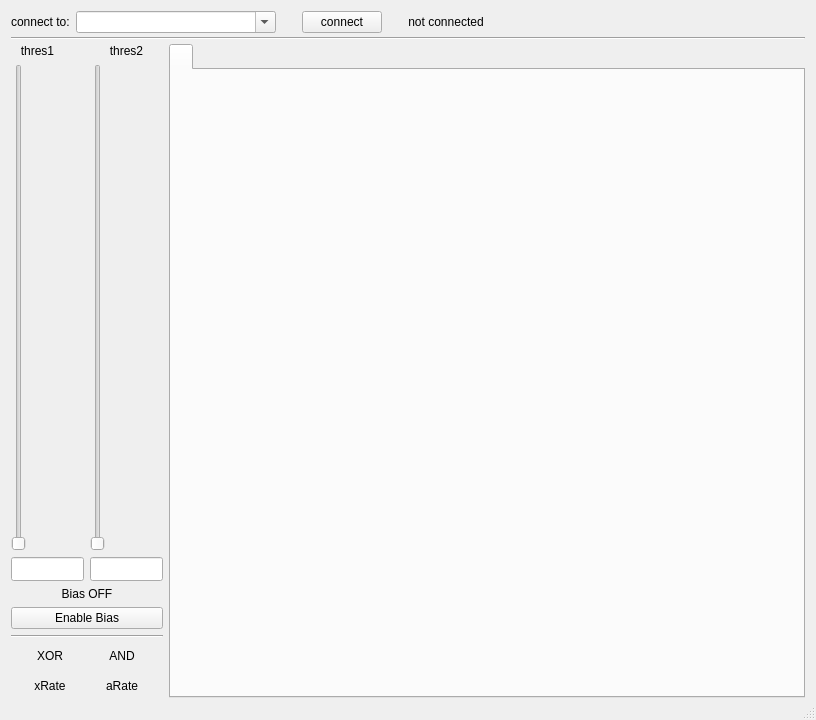
<?xml version="1.0" encoding="UTF-8"?>
<ui version="4.0">
 <class>MainWindow</class>
 <widget class="QMainWindow" name="MainWindow">
  <property name="enabled">
   <bool>true</bool>
  </property>
  <property name="geometry">
   <rect>
    <x>0</x>
    <y>0</y>
    <width>816</width>
    <height>720</height>
   </rect>
  </property>
  <property name="windowTitle">
   <string>muondetector-gui</string>
  </property>
  <property name="locale">
   <locale language="English" country="Germany"/>
  </property>
  <widget class="QWidget" name="centralWidget">
   <property name="sizePolicy">
    <sizepolicy hsizetype="Preferred" vsizetype="MinimumExpanding">
     <horstretch>0</horstretch>
     <verstretch>0</verstretch>
    </sizepolicy>
   </property>
   <layout class="QVBoxLayout" name="verticalLayout_2">
    <property name="spacing">
     <number>4</number>
    </property>
    <property name="bottomMargin">
     <number>0</number>
    </property>
    <item>
     <layout class="QHBoxLayout" name="horizontalLayout">
      <item>
       <widget class="QLabel" name="ipLabel">
        <property name="text">
         <string>connect to:</string>
        </property>
       </widget>
      </item>
      <item>
       <widget class="QComboBox" name="ipBox">
        <property name="minimumSize">
         <size>
          <width>200</width>
          <height>22</height>
         </size>
        </property>
        <property name="focusPolicy">
         <enum>Qt::WheelFocus</enum>
        </property>
        <property name="locale">
         <locale language="English" country="Germany"/>
        </property>
        <property name="editable">
         <bool>true</bool>
        </property>
        <property name="currentText">
         <string notr="true"/>
        </property>
        <property name="insertPolicy">
         <enum>QComboBox::InsertAlphabetically</enum>
        </property>
        <property name="minimumContentsLength">
         <number>1</number>
        </property>
       </widget>
      </item>
      <item>
       <spacer name="horizontalSpacer_2">
        <property name="orientation">
         <enum>Qt::Horizontal</enum>
        </property>
        <property name="sizeType">
         <enum>QSizePolicy::Fixed</enum>
        </property>
        <property name="sizeHint" stdset="0">
         <size>
          <width>20</width>
          <height>20</height>
         </size>
        </property>
       </spacer>
      </item>
      <item>
       <widget class="QPushButton" name="ipButton">
        <property name="text">
         <string>connect</string>
        </property>
       </widget>
      </item>
      <item>
       <spacer name="horizontalSpacer_4">
        <property name="orientation">
         <enum>Qt::Horizontal</enum>
        </property>
        <property name="sizeType">
         <enum>QSizePolicy::Fixed</enum>
        </property>
        <property name="sizeHint" stdset="0">
         <size>
          <width>20</width>
          <height>20</height>
         </size>
        </property>
       </spacer>
      </item>
      <item>
       <widget class="QLabel" name="ipStatusLabel">
        <property name="text">
         <string>not connected</string>
        </property>
        <property name="alignment">
         <set>Qt::AlignCenter</set>
        </property>
       </widget>
      </item>
      <item>
       <spacer name="horizontalSpacer_3">
        <property name="orientation">
         <enum>Qt::Horizontal</enum>
        </property>
        <property name="sizeHint" stdset="0">
         <size>
          <width>40</width>
          <height>20</height>
         </size>
        </property>
       </spacer>
      </item>
     </layout>
    </item>
    <item>
     <widget class="Line" name="line_4">
      <property name="orientation">
       <enum>Qt::Horizontal</enum>
      </property>
     </widget>
    </item>
    <item>
     <layout class="QHBoxLayout" name="horizontalLayout_4">
      <item>
       <layout class="QVBoxLayout" name="verticalLayout">
        <item>
         <layout class="QHBoxLayout" name="horizontalLayout_2">
          <item>
           <layout class="QVBoxLayout" name="discr1Layout">
            <item>
             <widget class="QLabel" name="discr1Label">
              <property name="sizePolicy">
               <sizepolicy hsizetype="Fixed" vsizetype="Preferred">
                <horstretch>0</horstretch>
                <verstretch>0</verstretch>
               </sizepolicy>
              </property>
              <property name="minimumSize">
               <size>
                <width>53</width>
                <height>0</height>
               </size>
              </property>
              <property name="text">
               <string>thres1</string>
              </property>
              <property name="alignment">
               <set>Qt::AlignCenter</set>
              </property>
             </widget>
            </item>
            <item>
             <widget class="QSlider" name="discr1Slider">
              <property name="accessibleName">
               <string/>
              </property>
              <property name="maximum">
               <number>8191</number>
              </property>
              <property name="orientation">
               <enum>Qt::Vertical</enum>
              </property>
             </widget>
            </item>
            <item>
             <widget class="QLineEdit" name="discr1Edit">
              <property name="sizePolicy">
               <sizepolicy hsizetype="Ignored" vsizetype="Fixed">
                <horstretch>0</horstretch>
                <verstretch>0</verstretch>
               </sizepolicy>
              </property>
              <property name="minimumSize">
               <size>
                <width>73</width>
                <height>24</height>
               </size>
              </property>
              <property name="baseSize">
               <size>
                <width>51</width>
                <height>0</height>
               </size>
              </property>
             </widget>
            </item>
           </layout>
          </item>
          <item>
           <layout class="QVBoxLayout" name="discr2Layout">
            <item>
             <widget class="QLabel" name="discr2Label">
              <property name="sizePolicy">
               <sizepolicy hsizetype="Preferred" vsizetype="Preferred">
                <horstretch>0</horstretch>
                <verstretch>0</verstretch>
               </sizepolicy>
              </property>
              <property name="minimumSize">
               <size>
                <width>53</width>
                <height>0</height>
               </size>
              </property>
              <property name="text">
               <string>thres2</string>
              </property>
              <property name="alignment">
               <set>Qt::AlignCenter</set>
              </property>
             </widget>
            </item>
            <item>
             <widget class="QSlider" name="discr2Slider">
              <property name="maximum">
               <number>8191</number>
              </property>
              <property name="orientation">
               <enum>Qt::Vertical</enum>
              </property>
             </widget>
            </item>
            <item>
             <widget class="QLineEdit" name="discr2Edit">
              <property name="enabled">
               <bool>true</bool>
              </property>
              <property name="sizePolicy">
               <sizepolicy hsizetype="Ignored" vsizetype="Fixed">
                <horstretch>0</horstretch>
                <verstretch>0</verstretch>
               </sizepolicy>
              </property>
              <property name="minimumSize">
               <size>
                <width>73</width>
                <height>24</height>
               </size>
              </property>
              <property name="baseSize">
               <size>
                <width>51</width>
                <height>0</height>
               </size>
              </property>
             </widget>
            </item>
           </layout>
          </item>
         </layout>
        </item>
        <item>
         <widget class="QLabel" name="biasPowerLabel">
          <property name="text">
           <string>Bias OFF</string>
          </property>
          <property name="alignment">
           <set>Qt::AlignCenter</set>
          </property>
         </widget>
        </item>
        <item>
         <widget class="QPushButton" name="biasPowerButton">
          <property name="text">
           <string>Enable Bias</string>
          </property>
         </widget>
        </item>
        <item>
         <widget class="Line" name="line_3">
          <property name="orientation">
           <enum>Qt::Horizontal</enum>
          </property>
         </widget>
        </item>
        <item>
         <layout class="QHBoxLayout" name="horizontalLayout_3">
          <item>
           <widget class="QLabel" name="XORHit">
            <property name="sizePolicy">
             <sizepolicy hsizetype="Fixed" vsizetype="Fixed">
              <horstretch>54</horstretch>
              <verstretch>24</verstretch>
             </sizepolicy>
            </property>
            <property name="minimumSize">
             <size>
              <width>54</width>
              <height>24</height>
             </size>
            </property>
            <property name="text">
             <string>XOR</string>
            </property>
            <property name="alignment">
             <set>Qt::AlignCenter</set>
            </property>
           </widget>
          </item>
          <item>
           <widget class="QLabel" name="ANDHit">
            <property name="sizePolicy">
             <sizepolicy hsizetype="Fixed" vsizetype="Fixed">
              <horstretch>54</horstretch>
              <verstretch>24</verstretch>
             </sizepolicy>
            </property>
            <property name="minimumSize">
             <size>
              <width>54</width>
              <height>24</height>
             </size>
            </property>
            <property name="text">
             <string>AND</string>
            </property>
            <property name="alignment">
             <set>Qt::AlignCenter</set>
            </property>
           </widget>
          </item>
         </layout>
        </item>
        <item>
         <layout class="QHBoxLayout" name="horizontalLayout_5">
          <item>
           <widget class="QLabel" name="rate1">
            <property name="sizePolicy">
             <sizepolicy hsizetype="Fixed" vsizetype="Fixed">
              <horstretch>54</horstretch>
              <verstretch>24</verstretch>
             </sizepolicy>
            </property>
            <property name="minimumSize">
             <size>
              <width>54</width>
              <height>24</height>
             </size>
            </property>
            <property name="text">
             <string>xRate</string>
            </property>
            <property name="alignment">
             <set>Qt::AlignCenter</set>
            </property>
           </widget>
          </item>
          <item>
           <widget class="QLabel" name="rate2">
            <property name="sizePolicy">
             <sizepolicy hsizetype="Fixed" vsizetype="Fixed">
              <horstretch>54</horstretch>
              <verstretch>24</verstretch>
             </sizepolicy>
            </property>
            <property name="minimumSize">
             <size>
              <width>54</width>
              <height>24</height>
             </size>
            </property>
            <property name="text">
             <string>aRate</string>
            </property>
            <property name="alignment">
             <set>Qt::AlignCenter</set>
            </property>
           </widget>
          </item>
         </layout>
        </item>
       </layout>
      </item>
      <item>
       <widget class="QTabWidget" name="tabWidget">
        <property name="usesScrollButtons">
         <bool>false</bool>
        </property>
        <widget class="QWidget" name="widget">
         <attribute name="title">
          <string/>
         </attribute>
        </widget>
       </widget>
      </item>
     </layout>
    </item>
   </layout>
  </widget>
  <widget class="QStatusBar" name="statusBar"/>
  <action name="actionmeasurement">
   <property name="text">
    <string>data acquisition mode</string>
   </property>
  </action>
  <action name="actionsettings">
   <property name="text">
    <string>settings</string>
   </property>
  </action>
 </widget>
 <layoutdefault spacing="6" margin="11"/>
 <resources/>
 <connections/>
</ui>
